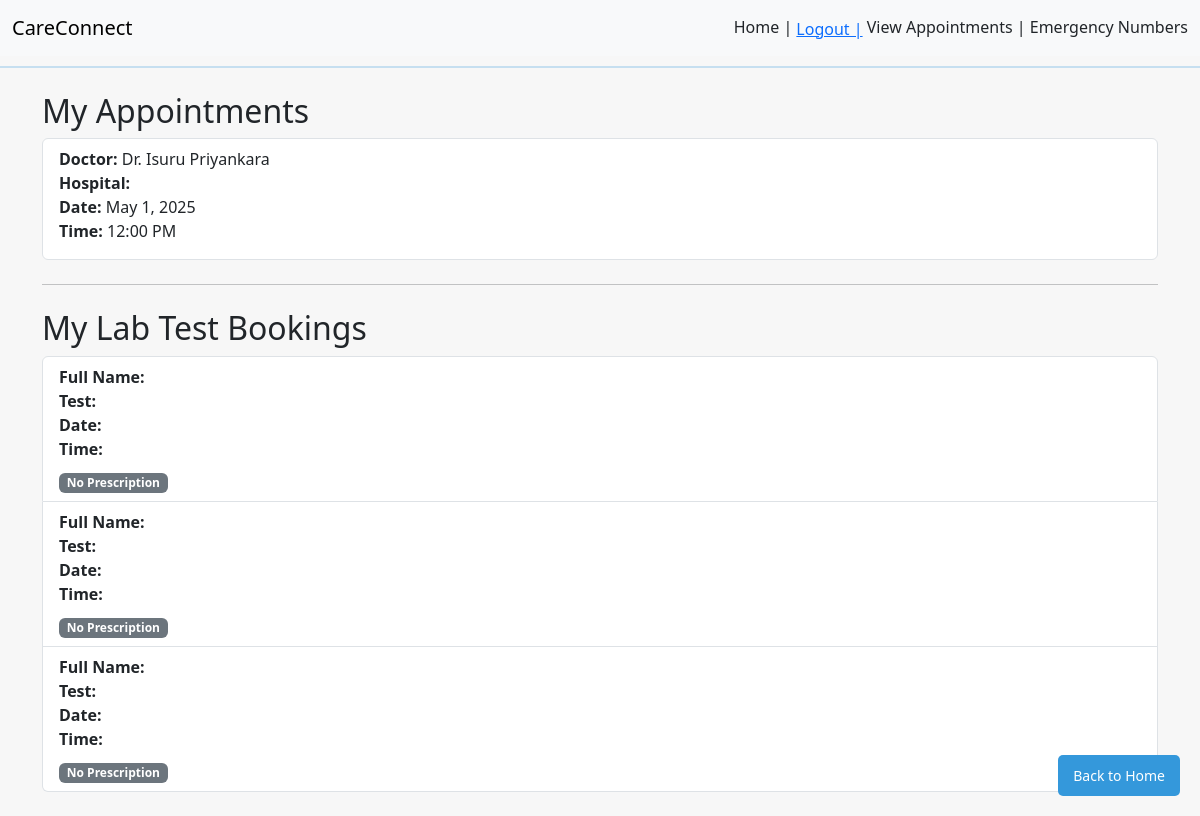
/dashboard/ (signed in), run on the app's committed database.
### core/models.py (models this page shows, shortened)
class Appointment(models.Model):
    user = models.ForeignKey(User, on_delete=models.CASCADE)
    doctor = models.ForeignKey(Doctor, on_delete=models.CASCADE)
    date = models.DateField()
    time_slot = models.CharField(max_length=50)
    class Meta:
        unique_together = ('doctor', 'date', 'time_slot')  # Prevent double bookings

class Doctor(models.Model):
    name = models.CharField(max_length=100)
    specialty = models.CharField(max_length=100)
    qualification = models.TextField(blank=True, null=True)
    availability = models.BooleanField(default=True)
    image = models.ImageField(upload_to='doctor_images/', null=True, blank=True)
    rating = models.FloatField(default=0.0)

class LabTestBooking(models.Model):
    user = models.ForeignKey(User, on_delete=models.CASCADE)
    test_name = models.CharField(max_length=100)
    doctor = models.ForeignKey(Doctor, on_delete=models.SET_NULL, null=True, blank=True)
    date = models.DateField(default=timezone.now)
    time_slot = models.CharField(max_length=50)

### core/views.py (the view)
# urls.py: path('dashboard/', views.dashboard, name='dashboard'),
@login_required
def dashboard(request):
    appointments = Appointment.objects.filter(user=request.user)
    lab_tests = LabTestBooking.objects.filter(user=request.user)
    return render(request, 'dashboard.html', {
        'appointments': appointments,
        'lab_tests': lab_tests,
    })

### templates/dashboard.html (shortened to what this page needs)
{% extends 'base.html' %}
{% block content %}
<h2>My Appointments</h2>
{% if appointments %}
    <ul class="list-group">
        {% for appointment in appointments %}
            <li class="list-group-item">
                <strong>Doctor:</strong> {{ appointment.doctor.name }} <br>
                <strong>Hospital:</strong> {{ appointment.doctor.hospital }}<br>
                <strong>Date:</strong> {{ appointment.date }} <br>
                <strong>Time:</strong> {{ appointment.time_slot }} <br>
            </li>
        {% endfor %}
    </ul>
{% else %}
    <p>No doctor appointments found.</p>
{% endif %}
<hr class="my-4">
<h2>My Lab Test Bookings</h2>
{% if lab_tests %}
    <ul class="list-group">
        {% for test in lab_tests %}
            <li class="list-group-item">
                <strong>Full Name:</strong> {{ test.full_name }} <br>
                <strong>Test:</strong> {{ test.test|title }} <br>
                <strong>Date:</strong> {{ test.preferred_date }} <br>
                <strong>Time:</strong> {{ test.preferred_time }} <br>
                <div class="mt-2">
                    {% if test.prescription %}
                        <a href="{{ test.prescription.url }}" target="_blank" class="btn btn-primary btn-sm">View Prescription</a>
                    {% else %}
                        <span class="badge bg-secondary">No Prescription</span>
                    {% endif %}
                </div>
            </li>
        {% endfor %}
    </ul>
{% else %}
    <p>No lab test appointments found.</p>
{% endif %}
<a href="/" class="home-button">Back to Home</a>
{% endblock %}

### core/static/style.css (style rules this page uses)
body { margin: 0; background-color: rgb(247, 247, 247); }

### templates/dashboard.html (style rules this page uses)
.home-button { position: fixed; bottom: 20px; right: 20px; background-color: #3498db; color: white; padding: 10px 15px; border: none; border-radius: 5px; text-decoration: none; font-size: 14px; }

### data on the page
Appointment: doctor.name "Dr. Isuru Priyankara", date "May 1, 2025", time_slot "12:00 PM"
